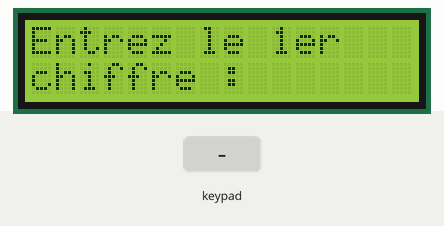
Simulated run of this sketch. Board: Arduino Mega 2560, built with avr-gcc and run on an emulated ATmega2560. On the bench: 16×2 character LCD. The inputs (shaded band) are chosen by the test bench.

Above: at 1.2 s.
1.3 s: keypad keys 1 2 3 4 pressed 0.4 s apart
At 3.7 s:
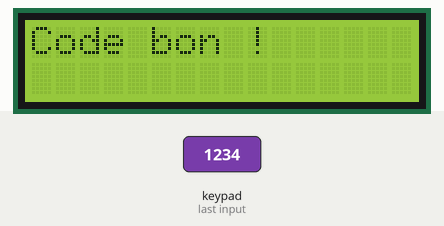
4.8 s: key 'A' pressed
At 7.5 s:
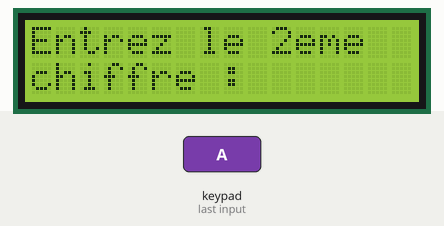
7.8 s: key 'B' pressed
At 8.2 s:
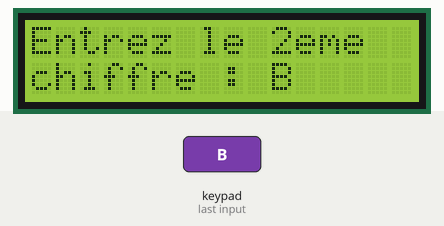
9.8 s: keypad keys 1 2 3 4 # pressed 0.4 s apart
At 12.0 s:
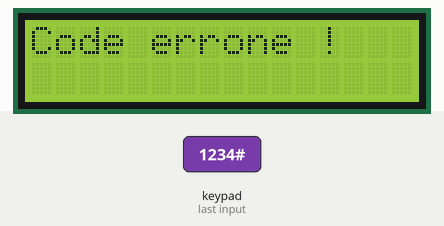
14.8 s: key 'C' pressed
At 15.7 s:
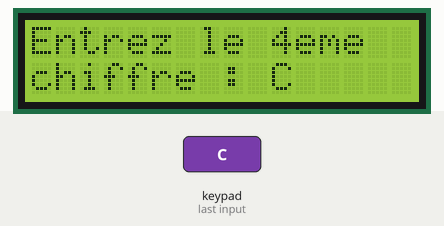
17.4 s: key '*' pressed
At 19.3 s:
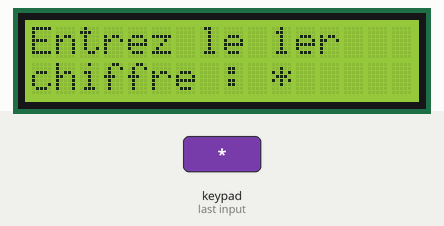
Timing chart, 0 to 20.8 s (numbered marks = the images above; inputs shaded):
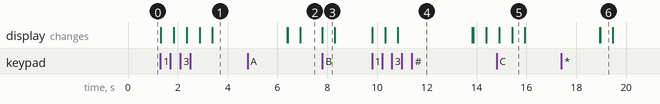

Measured:
- after the input at 1.3 s, the display: first changes at once (image 1 shows a later state)
- after the input at 4.8 s, the display: first differs from a run without the input after 1.6 s (image 2 shows a later state)
- after the input at 7.8 s, the display: changes at once (image 3)
- after the input at 9.8 s, the display: first changes at once (image 4 shows a later state)
- after the input at 14.8 s, the display: first differs from a run without the input after 0.64 s (image 5)
- after the input at 17.4 s, the display: first differs from a run without the input after 1.6 s (image 6)
- what the display in image 3 shows lasts 0.5 s, from 7.8 s to 8.3 s

The sketch:

keypad_pin_lock.ino
```cpp
/*
Le but de ce script est de devoir taper un code sur la membrane. Le résultat sera affiché sur l'écran LCD. Le code est enregistré dans la fonction loop().
*/
#include <LiquidCrystal.h>
#include <Keypad.h>

LiquidCrystal lcd(22, 26, 30, 34, 38, 42);

const byte ROWS = 4; //four rows
const byte COLS = 4; //four columns
//define the cymbols on the buttons of the keypads
char hexaKeys[ROWS][COLS] = {
  {'1','2','3','A'},
  {'4','5','6','B'},
  {'7','8','9','C'},
  {'*','0','#','D'}
};
byte rowPins[ROWS] = {9, 8, 7, 6}; //connect to the row pinouts of the keypad
byte colPins[COLS] = {5, 4, 3, 2}; //connect to the column pinouts of the keypad

//initialize an instance of class NewKeypad
Keypad customKeypad = Keypad( makeKeymap(hexaKeys), rowPins, colPins, ROWS, COLS);


void setup() {
  lcd.begin(16, 2);  //écran LCD avec 16 colonnes et 2 lignes
  lcd.clear();
  Serial.begin(9600);
}

void loop() {
  char codeSecret[4] = {'1', '2', '3', '4'}; //code secret : 1234
  char codeSaisi[4];  //nombre de chiffre dans le code secret
  char* chiffre[4] = {"1er","2eme","3eme","4eme"};//A afficher

  bool codeValide = true; // variable "booléenne" pour enregistrer le code tapé

  for (int i=0;i<4;i++){
    lcd.print("Entrez le ");
    lcd.print(chiffre[i]);
    lcd.setCursor(0,1);
    lcd.print("chiffre : ");
    char key = customKeypad.getKey(); //récupérer la touche appuyée sur le clavier
    while (key == NO_KEY) { //attendre que l'utilisateur appuie sur une touche
      key = customKeypad.getKey();
    }
    codeSaisi[i] = key; //incrémente le code saisi de la valeur demandée
    lcd.print(codeSaisi[i]); //afficher le chiffre saisi
    delay(500); //attendre un court instant pour éviter les saisies multiples
    lcd.clear();
  }


  for (int i=0;i<4;i++){
    if (codeSaisi[i] != codeSecret[i]) {
      codeValide = false; // le code saisi est incorrect
      break; // arrêtez la boucle
    }
  }

  if (codeValide) {
    lcd.print("Code bon !"); // affiche "code bon" sur l'écran LCD
  } else {
    lcd.print("Code errone !"); // affiche "code erroné" sur l'écran LCD
  }
  delay(3000);
  lcd.clear();
}
```
